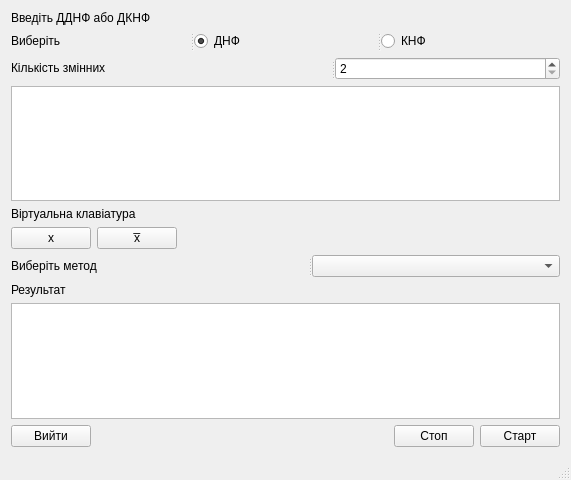
<?xml version="1.0" encoding="UTF-8"?>
<ui version="4.0">
 <class>MainWindow</class>
 <widget class="QMainWindow" name="MainWindow">
  <property name="geometry">
   <rect>
    <x>0</x>
    <y>0</y>
    <width>571</width>
    <height>480</height>
   </rect>
  </property>
  <property name="windowTitle">
   <string>MainWindow</string>
  </property>
  <widget class="QWidget" name="centralWidget">
   <layout class="QGridLayout" name="gridLayout_5">
    <item row="0" column="0">
     <layout class="QGridLayout" name="gridLayout_3">
      <item row="2" column="0">
       <widget class="QSplitter" name="splitter">
        <property name="orientation">
         <enum>Qt::Horizontal</enum>
        </property>
        <widget class="QLabel" name="label_5">
         <property name="text">
          <string>&lt;html&gt;&lt;head/&gt;&lt;body&gt;&lt;p&gt;Кількість змінних&lt;/p&gt;&lt;/body&gt;&lt;/html&gt;</string>
         </property>
        </widget>
        <widget class="QSpinBox" name="spinBoxVarNum">
         <property name="minimum">
          <number>2</number>
         </property>
         <property name="maximum">
          <number>999999999</number>
         </property>
        </widget>
       </widget>
      </item>
      <item row="1" column="0">
       <widget class="QSplitter" name="splitter_4">
        <property name="orientation">
         <enum>Qt::Horizontal</enum>
        </property>
        <widget class="QLabel" name="label_3">
         <property name="text">
          <string>&lt;html&gt;&lt;head/&gt;&lt;body&gt;&lt;p&gt;Виберіть&lt;/p&gt;&lt;/body&gt;&lt;/html&gt;</string>
         </property>
        </widget>
        <widget class="QRadioButton" name="radioButtonPDNF">
         <property name="text">
          <string>ДНФ</string>
         </property>
         <property name="checked">
          <bool>true</bool>
         </property>
        </widget>
        <widget class="QRadioButton" name="radioButtonPCNF">
         <property name="text">
          <string>КНФ</string>
         </property>
        </widget>
       </widget>
      </item>
      <item row="3" column="0">
       <widget class="CustomTextEdit" name="textEditInput">
        <property name="font">
         <font>
          <pointsize>14</pointsize>
         </font>
        </property>
        <property name="acceptRichText">
         <bool>false</bool>
        </property>
        <property name="textInteractionFlags">
         <set>Qt::TextSelectableByKeyboard|Qt::TextSelectableByMouse</set>
        </property>
       </widget>
      </item>
      <item row="0" column="0">
       <widget class="QLabel" name="label">
        <property name="text">
         <string>&lt;html&gt;&lt;head/&gt;&lt;body&gt;&lt;p&gt;Введіть ДДНФ або ДКНФ&lt;/p&gt;&lt;/body&gt;&lt;/html&gt;</string>
        </property>
       </widget>
      </item>
      <item row="4" column="0">
       <layout class="QGridLayout" name="gridLayout_2">
        <item row="3" column="2">
         <spacer name="horizontalSpacer_2">
          <property name="orientation">
           <enum>Qt::Horizontal</enum>
          </property>
          <property name="sizeHint" stdset="0">
           <size>
            <width>40</width>
            <height>20</height>
           </size>
          </property>
         </spacer>
        </item>
        <item row="3" column="1">
         <widget class="QPushButton" name="pushButtonNotX">
          <property name="text">
           <string>x̅</string>
          </property>
         </widget>
        </item>
        <item row="3" column="0">
         <widget class="QPushButton" name="pushButtonX">
          <property name="text">
           <string>x</string>
          </property>
         </widget>
        </item>
        <item row="0" column="0" colspan="3">
         <widget class="QLabel" name="label_4">
          <property name="text">
           <string>&lt;html&gt;&lt;head/&gt;&lt;body&gt;&lt;p&gt;Віртуальна клавіатура&lt;/p&gt;&lt;/body&gt;&lt;/html&gt;</string>
          </property>
         </widget>
        </item>
       </layout>
      </item>
     </layout>
    </item>
    <item row="1" column="0">
     <layout class="QGridLayout" name="gridLayout_4">
      <item row="0" column="0">
       <widget class="QSplitter" name="splitter_2">
        <property name="orientation">
         <enum>Qt::Horizontal</enum>
        </property>
        <widget class="QLabel" name="label_6">
         <property name="text">
          <string>&lt;html&gt;&lt;head/&gt;&lt;body&gt;&lt;p&gt;Виберіть метод&lt;/p&gt;&lt;/body&gt;&lt;/html&gt;</string>
         </property>
        </widget>
        <widget class="QComboBox" name="comboBoxChooseMethod">
         <property name="editable">
          <bool>false</bool>
         </property>
         <property name="currentText">
          <string comment="Виберіть метод"/>
         </property>
        </widget>
       </widget>
      </item>
      <item row="1" column="0">
       <widget class="QLabel" name="label_2">
        <property name="text">
         <string>&lt;html&gt;&lt;head/&gt;&lt;body&gt;&lt;p&gt;Результат&lt;/p&gt;&lt;/body&gt;&lt;/html&gt;</string>
        </property>
       </widget>
      </item>
      <item row="2" column="0">
       <widget class="QTextEdit" name="textEditOutput">
        <property name="font">
         <font>
          <pointsize>14</pointsize>
         </font>
        </property>
        <property name="cursorWidth">
         <number>1</number>
        </property>
        <property name="textInteractionFlags">
         <set>Qt::TextSelectableByKeyboard|Qt::TextSelectableByMouse</set>
        </property>
       </widget>
      </item>
      <item row="3" column="0">
       <layout class="QGridLayout" name="gridLayout">
        <item row="0" column="0">
         <widget class="QPushButton" name="pushButtonExit">
          <property name="sizePolicy">
           <sizepolicy hsizetype="Minimum" vsizetype="Expanding">
            <horstretch>0</horstretch>
            <verstretch>0</verstretch>
           </sizepolicy>
          </property>
          <property name="text">
           <string>Вийти</string>
          </property>
         </widget>
        </item>
        <item row="0" column="1">
         <spacer name="horizontalSpacer">
          <property name="orientation">
           <enum>Qt::Horizontal</enum>
          </property>
          <property name="sizeHint" stdset="0">
           <size>
            <width>13</width>
            <height>20</height>
           </size>
          </property>
         </spacer>
        </item>
        <item row="0" column="2">
         <widget class="QPushButton" name="pushButtonStop">
          <property name="sizePolicy">
           <sizepolicy hsizetype="Minimum" vsizetype="Expanding">
            <horstretch>0</horstretch>
            <verstretch>0</verstretch>
           </sizepolicy>
          </property>
          <property name="text">
           <string>Стоп</string>
          </property>
         </widget>
        </item>
        <item row="0" column="3">
         <widget class="QPushButton" name="pushButtonRun">
          <property name="sizePolicy">
           <sizepolicy hsizetype="Minimum" vsizetype="Expanding">
            <horstretch>0</horstretch>
            <verstretch>0</verstretch>
           </sizepolicy>
          </property>
          <property name="text">
           <string>Старт</string>
          </property>
         </widget>
        </item>
       </layout>
      </item>
     </layout>
    </item>
   </layout>
  </widget>
  <widget class="QStatusBar" name="statusBar"/>
 </widget>
 <layoutdefault spacing="6" margin="11"/>
 <customwidgets>
  <customwidget>
   <class>CustomTextEdit</class>
   <extends>QTextEdit</extends>
   <header>customtextedit.h</header>
  </customwidget>
 </customwidgets>
 <resources/>
 <connections/>
</ui>
